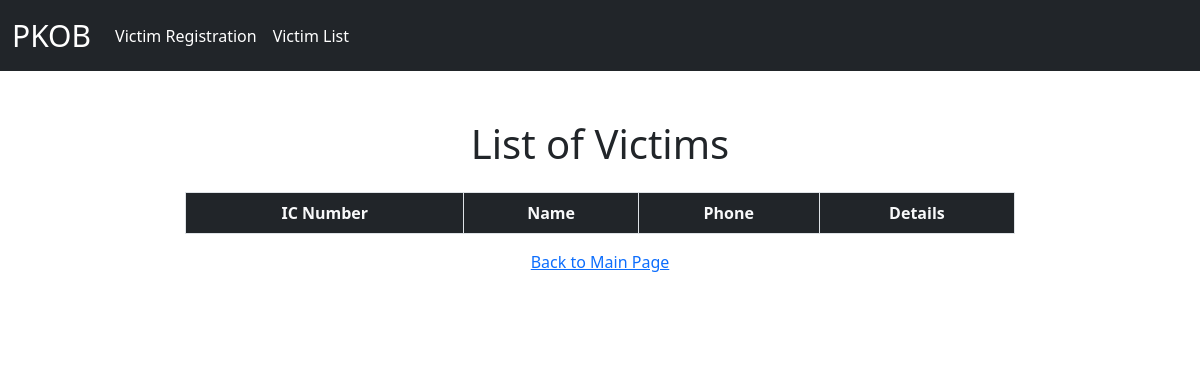
Page /victim/list_user/ on the earlier database version.
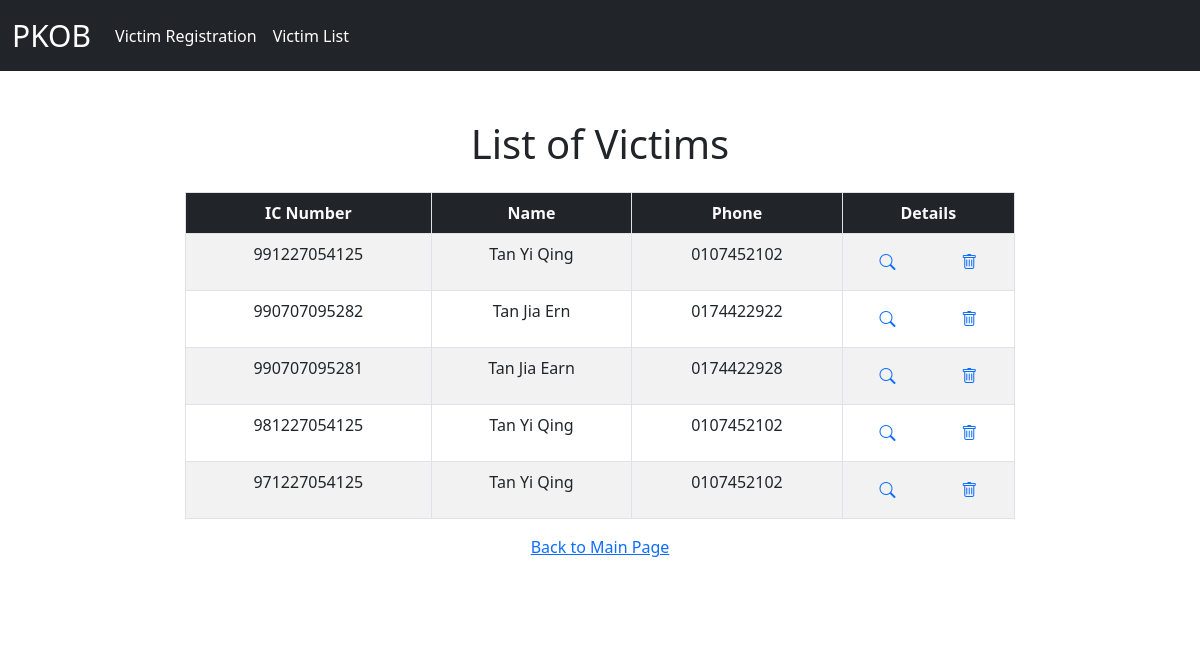
Same page on the later database version.
### victim_app/models.py (models this page shows)
class Profile(models.Model):
    ic = models.CharField(primary_key=True, max_length=255, verbose_name='Ic')
    name = models.CharField(max_length=255, verbose_name='Name')
    phone = models.CharField(max_length=255, verbose_name='Phone Number')
    is_kir = models.BooleanField(default=True, verbose_name='Ketua Isi Rumah')
    salary = models.DecimalField(max_digits=8, decimal_places=2, verbose_name='Salary')
    address1 = models.CharField(max_length=255, verbose_name='Address1')
    address2 = models.CharField(max_length=255, verbose_name='Address2')
    city = models.CharField(max_length=255, verbose_name='City')
    mukim = models.CharField(max_length=255, verbose_name='Mukim')
    parlimen = models.CharField(max_length=255, verbose_name='Parlimen')
    state = models.CharField(max_length=255, verbose_name='State')
    poskod = models.CharField(max_length=255, verbose_name='Phone')
    created_at = models.DateTimeField(auto_now_add=True, verbose_name='Created at')
    updated_at = models.DateTimeField(auto_now=True, verbose_name='Updated at')

### victim_app/views.py (the view)
# urls.py: path('list_user/', views.list_user, name="list_user"),
def list_user(request):
    victim_list = Profile.objects.all().order_by("-ic")
    return render(request, 'victim_app/list_user.html',
                  context={'victim_list': victim_list})

### victim_app/templates/victim_app/list_user.html (shortened to what this page needs)
{% extends "base.html" %}
{% block content %}
    <div class="row mt-2">
        <div class="col">
            <div class="row my-3 text-center"><h1>List of Victims</h1></div>
            <table class="table table-bordered table-striped table-hover  ">
                <thead class="bg-dark text-light">
                <tr style="text-align: center;">
                    <th scope="col">IC Number</th>
                    <th scope="col">Name</th>
                    <th scope="col">Phone</th>
                    <th scope="col">Details</th>
                </tr>
                </thead>
                <tbody>
                {% for victim in victim_list %}
                    <tr style="cursor: pointer; text-align: center; ">
                        <td>{{ victim.ic }}</td>
                        <td>{{ victim.name }}</td>
                        <td>{{ victim.phone }}</td>
                        <td>
                            <div class="p-2">
                                <div class="row text-center">
                                    <div class="col">
                                        <a href="{% url "edit_profile" victim.ic %}"><i
                                                class="bi bi-search"></i></a></div>
                                    <div class="col">
                                        <a href="{% url "delete_profile" %}?ic={{ victim.ic }}"><i
                                                class="bi bi-trash"></i></a></div>
                                </div>
                            </div>
                    </tr>
                {% endfor %}
                </tbody>
            </table>
            <div class="col text-center my-3">
                <a href="{% url "home_page" %}">Back to Main Page</a>
            </div>
        </div>
    </div>
{% endblock %}

Differences in the rows shown:
added Profile: ic "991227054125", name "Tan Yi Qing", phone "0107452102"
added Profile: ic "990707095282", name "Tan Jia Ern", phone "0174422922"
added Profile: ic "990707095281", name "Tan Jia Earn", phone "0174422928"
added Profile: ic "981227054125", name "Tan Yi Qing", phone "0107452102"
added Profile: ic "971227054125", name "Tan Yi Qing", phone "0107452102"
